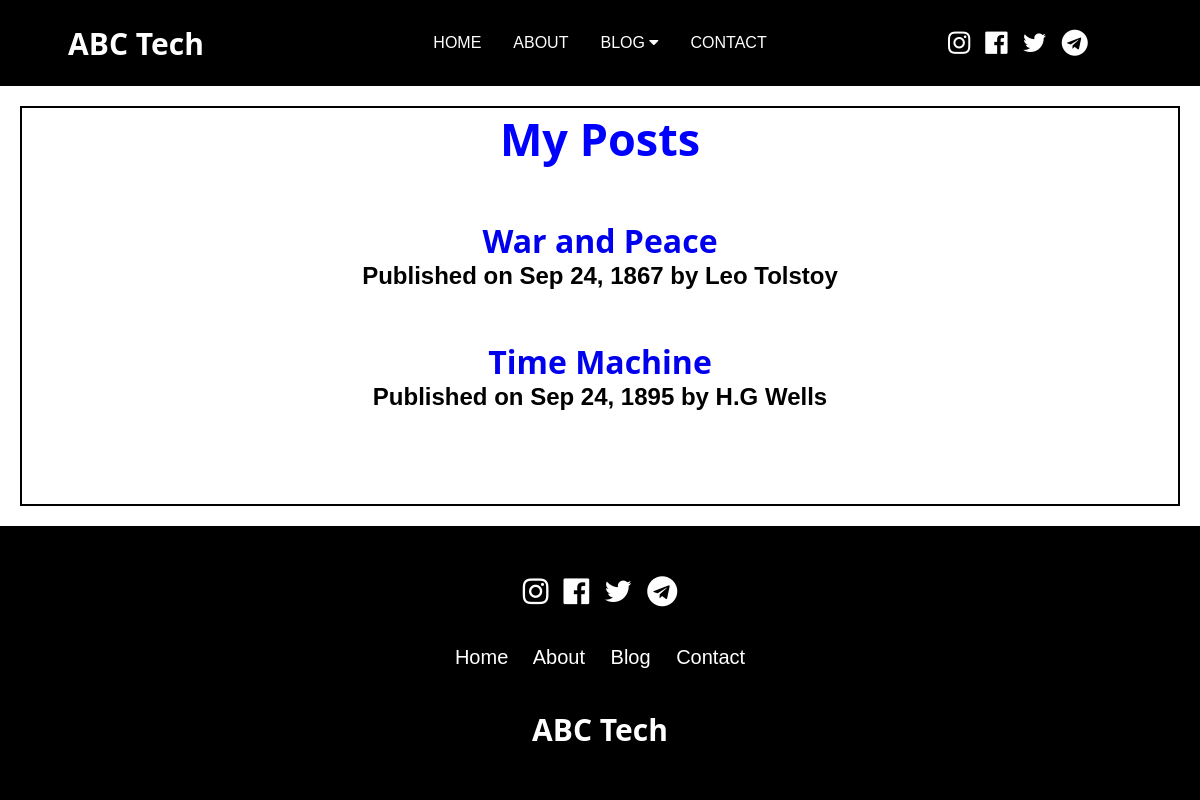
/post_home/, run on the app's committed database.
### myapp/models.py (models this page shows, shortened)
class Post(models.Model):
    title = models.CharField(max_length=50)
    content = models.TextField()
    published_at = models.DateTimeField(default = timezone.now)
    author = models.CharField(max_length=50, default=False)
    def get_absolute_url(self,):
        return f"/post/{self.id}"

### myapp/views.py (the view)
# urls.py: path('post_home/', views.post_home, name = "list"),
def post_home(request):
    posts = Post.objects.all()
    return render(request, 'blog/post_home.html', {'posts': posts})

### myapp/templates/blog/post_home.html (shortened to what this page needs)
{% extends 'blog/layout.html' %}
    {% block content %}
        <div class= "box">
            <h1>My Posts</h1>
            {% for post in posts %}
            <article class="post">
            <h2>
                {% if post.slug %}
                        {{ post.title }}
                {% else %}
                    <a href= "{{post.get_absolute_url}}">
                        {{ post.title }}
                    </a>
                {% endif %}
            </h2>
            <h3>Published on {{ post.published_at | date:"M d, Y" }} by {{ post.author | title}}</h3>
            </article>
            {% endfor %}
        </div>
    {% endblock content %}

### static/css/style.css (style rules this page uses)
* { padding: 0; margin: 0; box-sizing: border-box; }
body { font-family: Arial, Helvetica, sans-serif; }
h1 { text-align: center; font-weight: bolder; font-family: system-ui; font-size: 45px; color: blue; }
h2 { font-size: 32px; text-align: center; margin-top: 50px; color: black; font-family: system-ui; }
h3 { font-size: 24px; text-align: center; color: black; font-family: sans-serif; }
a { text-decoration: none; }
.box { border: 2px solid black; margin: 20px; height: 400px; }

### data on the page
Post: title "War and Peace", published_at "Sep 24, 1867", author "Leo Tolstoy"
Post: title "Time Machine", published_at "Sep 24, 1895", author "H.G Wells"
